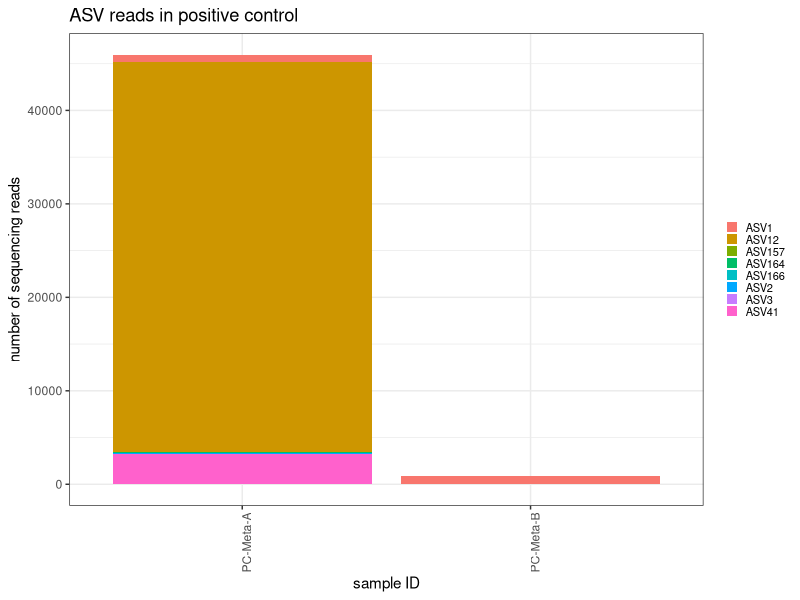
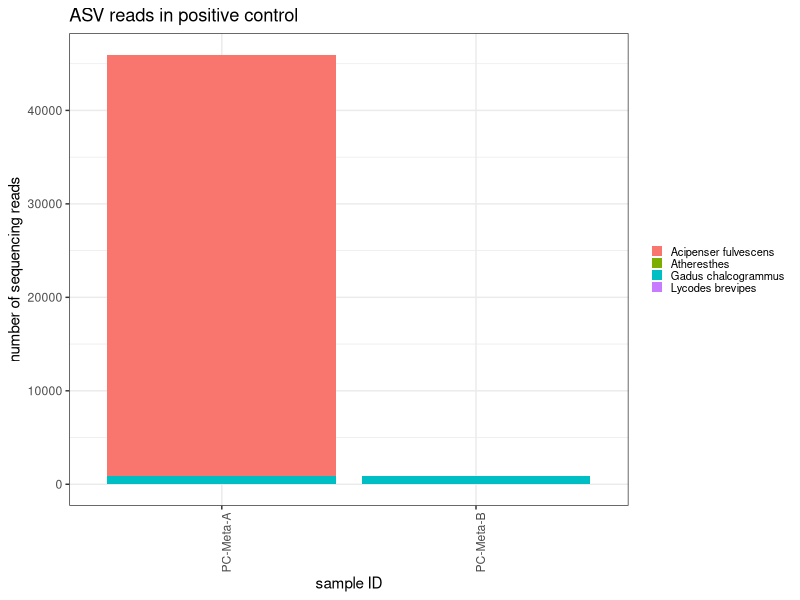
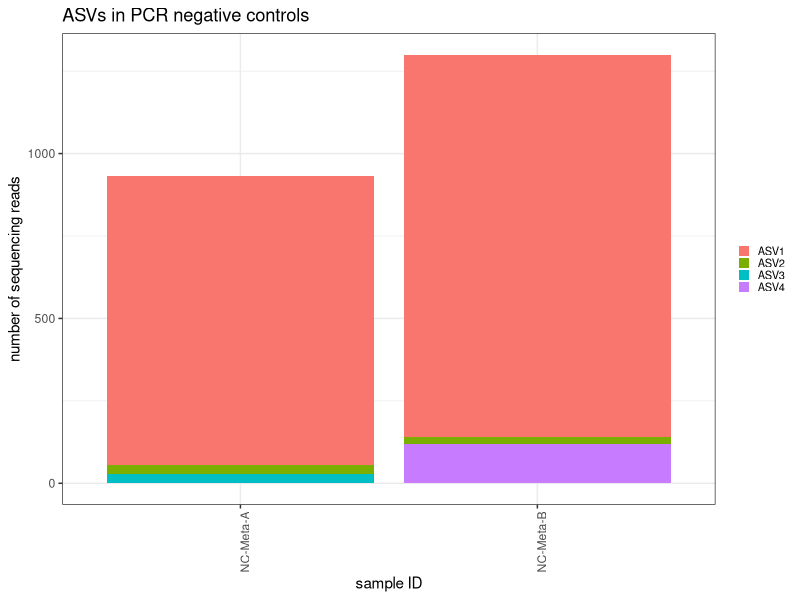
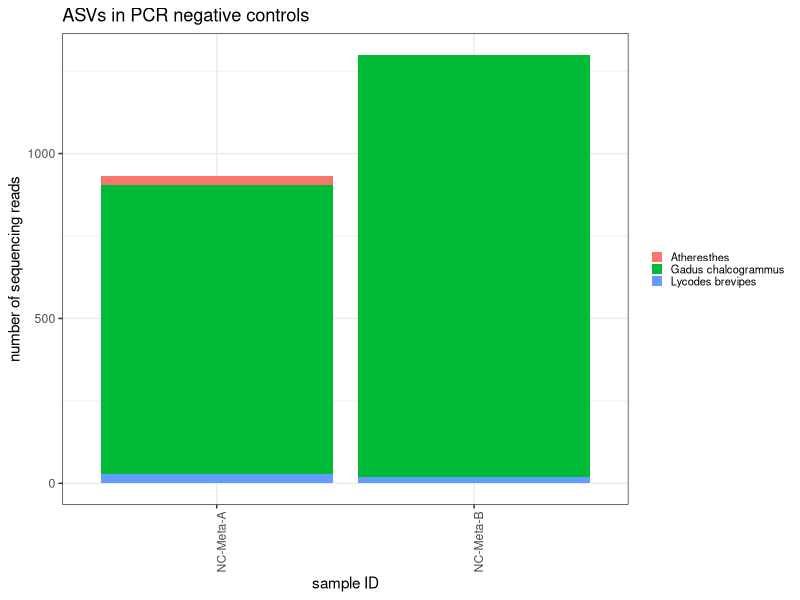
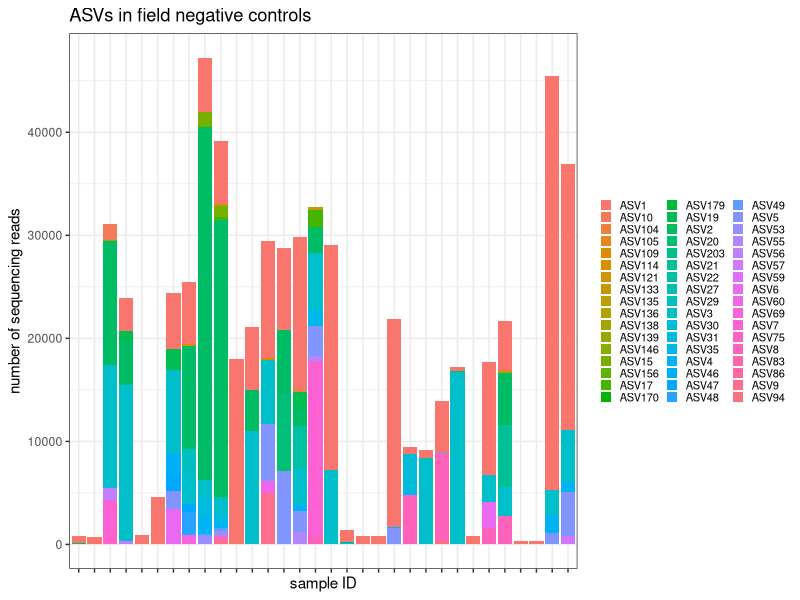
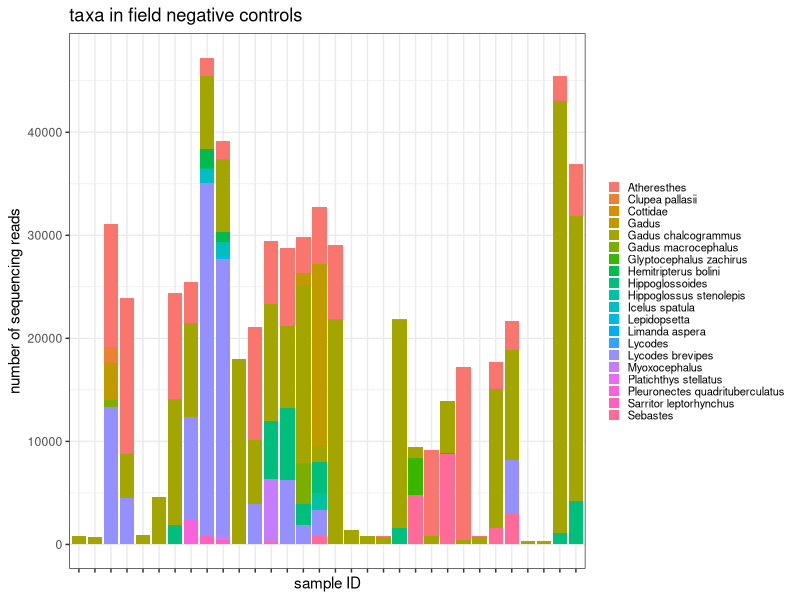
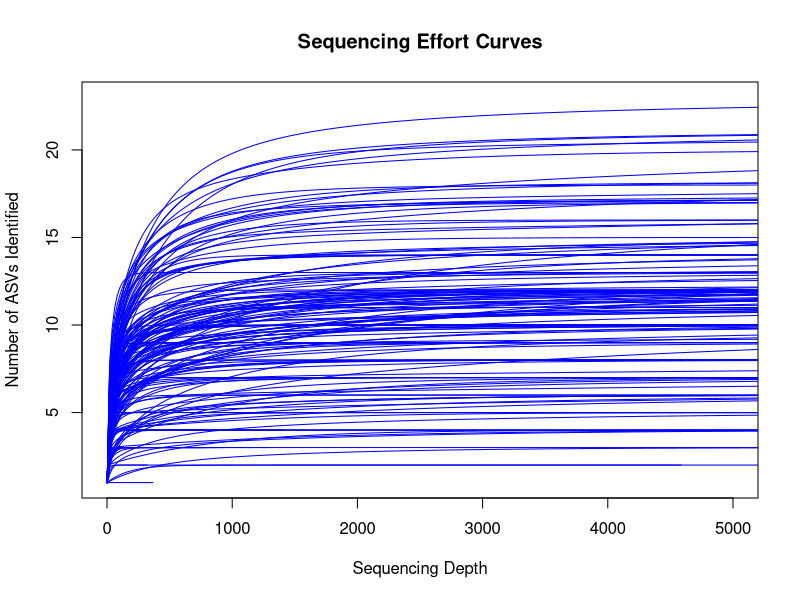

Write the R code that produced these figures, in order.
## ---- chunk 1
library(tidyverse)
library(ggplot2)
library(here)
## ---- chunk 2
## load taxonomic assignments
assignments <- read.csv(here("tax_outputs", "collapsed_taxonomy.csv")) %>% unique() %>% select(!X)

## load LULU output
map <- read.csv(here("ref", "asvmap_lulu98.csv")) %>%
  rename(ASV = X)

## merge 
join <- map %>%
  left_join(assignments, by = "ASV") %>%
  rename(ASV_taxon = taxon) %>%
  select(ASV:curated, ASV_taxon) %>%
  left_join(assignments, by = c("parent_id" = "ASV")) %>%
  rename(parent_taxon = taxon) %>%
  select(ASV:ASV_taxon, parent_taxon)

mismatches <- join %>%
  filter(ASV_taxon != parent_taxon)

mismatches_species <- mismatches %>%
  filter(str_detect(ASV_taxon, " "))
# keep species-level tax assignments that lulu merged to higher classification...
# in other words, use ASV_taxon here

keeper_1 <- mismatches_species$ASV

mismatches_parent_notspecies <- mismatches %>%
  filter(!str_detect(parent_taxon, " "))
## use ASV_taxon for these too

keeper_2 <- mismatches_parent_notspecies$ASV
keeper_all <- unique(c(keeper_1, keeper_2))
## otherwise, use the parent ASV id  
## ---- chunk 3
map_updated <- map %>%
  select(!spread) %>%
  select(!rank) %>%
  mutate(parent_id = ifelse(ASV %in% keeper_all, ASV, parent_id),
         curated = ifelse(ASV %in% keeper_all, "updated", curated))
## ---- chunk 4
asv_table <- read.csv(here("dada2_blastn_outputs", "ASVtable.csv")) %>%
  rename(sample_id = X) %>%
  pivot_longer(cols = -1, names_to = "ASV", values_to = "reads") %>%
  filter(reads > 0) %>%
  left_join(map_updated, by = "ASV") %>%
  select(!total) %>%
  select(!curated) %>%
  rename(ASV_for_tax_ID = parent_id) %>%
  left_join(assignments, by = c("ASV_for_tax_ID" = "ASV"))
## ---- chunk 5
asv_table_filter1 <- asv_table %>%
  filter(!is.na(taxon))

removed_asvs <- anti_join(asv_table, asv_table_filter1) %>%
  group_by(ASV) %>%
  summarize(total_reads = sum(reads)) %>%
  arrange(desc(total_reads))
removed_asvs

#how many ASVs and total reads removed because of no tax assignment? 
nrow(removed_asvs)
sum(removed_asvs$total_reads)
#proportion of reads removed because of no taxonomic assignment
sum(removed_asvs$total_reads)/sum(asv_table$reads)
## ---- chunk 6
asv_table_filter1 %>% filter(class != "Actinopteri") %>% filter(reads > 0) %>%
  group_by(taxon) %>%
  summarize(total_reads = sum(reads),
            n_pcr_reps = n_distinct(sample_id))
## ---- chunk 7
asv_table_filter2 <- asv_table_filter1 %>%
  filter(class == "Actinopteri") 
## ---- chunk 8
track <- read.csv(here("dada2_blastn_outputs", "track.csv")) %>%
  rename(sample_id = X)

reads_per_sample <- asv_table_filter2 %>%
  group_by(sample_id) %>%
  summarize(tax_reads = sum(reads))

track <- track %>%
  left_join(reads_per_sample) %>%
  mutate(tax_reads = ifelse(is.na(tax_reads), 0, tax_reads))
## ---- chunk 9
metadata <- read.csv(here("BeringSea2024_metaprobes_metadata.csv"))
## ---- chunk 10
asv_table_filter2 <- asv_table_filter2 %>%
  mutate(extraction_ID = sub("-.*$", "", sample_id)) %>%
  mutate(extraction_ID = ifelse(sample_id == "NC-Meta-A", "NC_Meta", extraction_ID),
         extraction_ID = ifelse(sample_id == "NC-Meta-B", "NC_Meta", extraction_ID),
         extraction_ID = ifelse(sample_id == "PC-Meta-A", "PC_Meta", extraction_ID),
         extraction_ID = ifelse(sample_id == "PC-Meta-B", "PC_Meta", extraction_ID))

asv_table_with_sample_type <- metadata %>%
  dplyr::select(extraction_ID, sample_type) %>%
  left_join(asv_table_filter2, by = "extraction_ID")
## ---- chunk 11
asv_table_with_sample_type %>%
  filter(reads > 0) %>%
  filter(sample_type == "positive") %>%
  ggplot(aes(x=sample_id, y=reads, fill=ASV)) +
  geom_bar(stat = "identity") + 
    theme_bw() +
  labs(
    y = "number of sequencing reads",
    x = "sample ID",
    title = "ASV reads in positive control") + 
  theme(
    axis.text.x = element_text(angle = 90, hjust = 0.95),
    legend.text = element_text(size = 8),
    legend.key.size = unit(0.3, "cm"),
    legend.position = "right",
    #legend.position = "none",
    legend.title = element_blank()
  )

asv_table_with_sample_type %>%
  filter(reads > 0) %>%
  filter(sample_type == "positive") %>%
  ggplot(aes(x=sample_id, y=reads, fill=taxon)) +
  geom_bar(stat = "identity") + 
    theme_bw() +
  labs(
    y = "number of sequencing reads",
    x = "sample ID",
    title = "ASV reads in positive control") + 
  theme(
    axis.text.x = element_text(angle = 90, hjust = 0.95),
    legend.text = element_text(size = 8),
    legend.key.size = unit(0.3, "cm"),
    legend.position = "right",
    #legend.position = "none",
    legend.title = element_blank()
  )
## ---- chunk 12
prop_asvs_in_positives <- asv_table_with_sample_type %>%
  filter(reads > 0) %>%
  filter(sample_id == "PC-Meta-A") %>%
  group_by(sample_id) %>%
  mutate(TotalReadsPerSample = sum(reads)) %>%
  mutate(Prop = reads/TotalReadsPerSample) %>%
  group_by(ASV) %>%
  summarise(max_prop = max(Prop)) %>%
  arrange(desc(max_prop)) 
prop_asvs_in_positives
## ---- chunk 13
indexhop_table <- asv_table_with_sample_type %>%
  group_by(sample_id) %>%
  mutate(TotalReadsPerSample = sum(reads, na.rm = T)) %>%
  left_join(prop_asvs_in_positives, by = c("ASV")) %>%
  mutate(IndexHoppingReads = TotalReadsPerSample*max_prop) %>%
  mutate(IndexHoppingReads = if_else(is.na(IndexHoppingReads), 0, IndexHoppingReads)) %>%
  mutate(IndexHoppingReads = as.integer(IndexHoppingReads)) %>%
  mutate(reads_IndexHop_removed = reads - IndexHoppingReads) %>%
  mutate(reads_IndexHop_removed = if_else(reads_IndexHop_removed < 0, 0, reads_IndexHop_removed))
head(indexhop_table)
## ---- chunk 14
asv_table_filter3 <- indexhop_table %>%
  dplyr::select(!reads) %>%
  dplyr::select(!TotalReadsPerSample) %>%
  dplyr::select(!max_prop) %>%
  dplyr::select(!IndexHoppingReads) %>%
  dplyr::rename(reads = reads_IndexHop_removed)
## ---- chunk 15
asv_table_filter3 %>%
  filter(reads > 0) %>%
  filter(sample_type == "pcr_blank") 

asv_table_filter3 %>%
  filter(reads > 0) %>%
  filter(sample_type == "pcr_blank") %>%
  ggplot(aes(x=sample_id, y=reads, fill=ASV)) +
  geom_bar(stat = "identity") + 
    theme_bw() +
  labs(
    y = "number of sequencing reads",
    x = "sample ID",
    title = "ASVs in PCR negative controls") + 
  theme(
    axis.text.x = element_text(angle = 90, hjust = 0.95),
    #axis.text.x = element_blank(),
    legend.text = element_text(size = 8),
    legend.key.size = unit(0.3, "cm"),
    legend.position = "right",
    #legend.position = "none",
    legend.title = element_blank()
  )

asv_table_filter3 %>%
  filter(reads > 0) %>%
  filter(sample_type == "pcr_blank") %>%
  ggplot(aes(x=sample_id, y=reads, fill=taxon)) +
  geom_bar(stat = "identity") + 
    theme_bw() +
  labs(
    y = "number of sequencing reads",
    x = "sample ID",
    title = "ASVs in PCR negative controls") + 
  theme(
    axis.text.x = element_text(angle = 90, hjust = 0.95),
    #axis.text.x = element_blank(),
    legend.text = element_text(size = 8),
    legend.key.size = unit(0.3, "cm"),
    legend.position = "right",
    #legend.position = "none",
    legend.title = element_blank()
  )
## ---- chunk 16
asv_table_filter3 %>%
  filter(reads > 0) %>%
  filter(sample_type == "field_blank") %>%
  ggplot(aes(x=sample_id, y=reads, fill=ASV)) +
  geom_bar(stat = "identity") + 
    theme_bw() +
  labs(
    y = "number of sequencing reads",
    x = "sample ID",
    title = "ASVs in field negative controls") + 
  theme(
    #axis.text.x = element_text(angle = 90, hjust = 0.95),
    axis.text.x = element_blank(),
    legend.text = element_text(size = 8),
    legend.key.size = unit(0.3, "cm"),
    legend.position = "right",
    #legend.position = "none",
    legend.title = element_blank()
  )

asv_table_filter3 %>%
  filter(reads > 0) %>%
  filter(sample_type == "field_blank") %>%
  ggplot(aes(x=sample_id, y=reads, fill=taxon)) +
  geom_bar(stat = "identity") + 
    theme_bw() +
  labs(
    y = "number of sequencing reads",
    x = "sample ID",
    title = "taxa in field negative controls") + 
  theme(
    #axis.text.x = element_text(angle = 90, hjust = 0.95),
    axis.text.x = element_blank(),
    legend.text = element_text(size = 8),
    legend.key.size = unit(0.3, "cm"),
    legend.position = "right",
    #legend.position = "none",
    legend.title = element_blank()
  )
## ---- chunk 17
library(vegan)

asv_table_wide <- asv_table_filter3 %>%
  select(sample_id, ASV, reads) %>%
  filter(!is.na(reads)) %>%
  mutate(reads = as.integer(reads)) %>%
  pivot_wider(names_from = ASV, values_from = reads, values_fill = 0)

sample_ids <- asv_table_wide$sample_id

asv_table_wide <- asv_table_wide %>%
  ungroup() %>%
  select(-sample_id)

## plots the figure
rarecurve(asv_table_wide, step = 20, col = "blue", label = FALSE, 
          main = "Sequencing Effort Curves",
          xlab = "Sequencing Depth", ylab = "Number of ASVs Identified",
          xlim = c(0,5000))
## ---- chunk 18
read_summary <- asv_table_filter3 %>%
  filter(!is.na(reads)) %>%
  group_by(sample_id, sample_type) %>%
  summarize(tot_reads = sum(reads)) %>%
  arrange(desc(tot_reads)) %>%
  group_by(sample_type) %>%
  summarize(atleast0 = sum(tot_reads >= 0),
            atleast100 = sum(tot_reads >= 100),
            atleast500 = sum(tot_reads >= 500),
            atleast1k = sum(tot_reads >= 1000),
            atleast2k = sum(tot_reads >= 2000))
read_summary
## ---- chunk 19
asv_table_filter4 <- asv_table_filter3 %>%
  group_by(sample_id) %>%
  mutate(tot_reads = sum(reads)) %>%
  filter(tot_reads >= 2000)
## ---- chunk 20
#saveRDS(asv_table_filter4, file = here("decon_outputs", "decontaminated_asv_table.RDS"))
## ---- chunk 21
reads_per_sample_decon <- asv_table_filter4 %>%
  group_by(sample_id) %>%
  summarize(decon_reads = sum(reads))

track <- track %>%
  left_join(reads_per_sample_decon) %>%
  mutate(decon_reads = ifelse(is.na(decon_reads), 0, decon_reads))

#write.csv(track, here("decon_outputs", "track.csv"))
